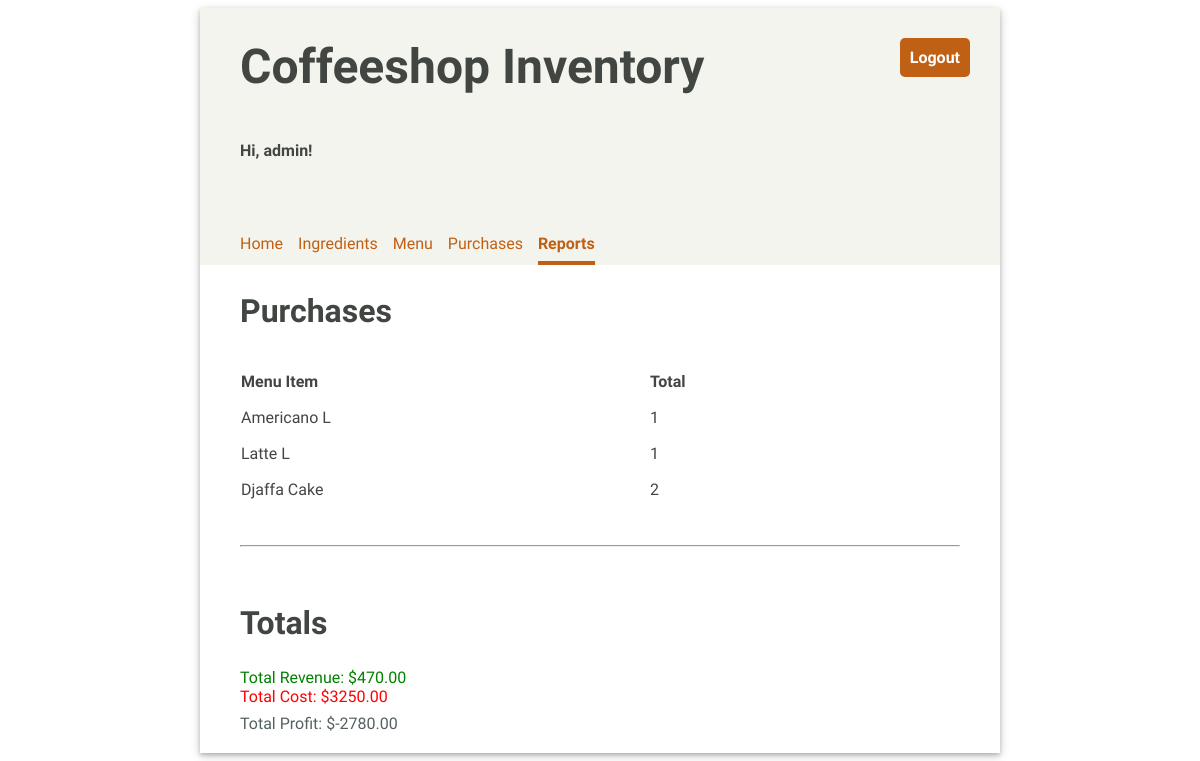
The app's page /reports (signed in), older data.
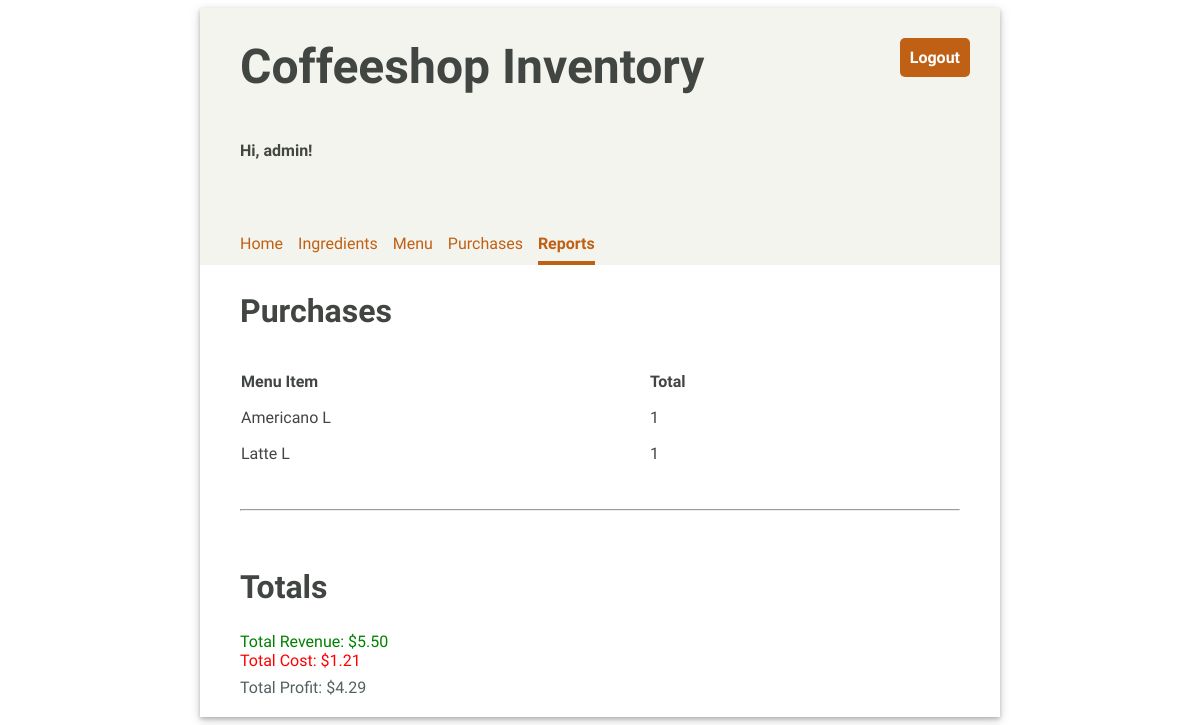
The same page, newer data.
### inventory/models.py (models this page shows, shortened)
class MenuItem(models.Model):
    title = models.CharField(max_length=100, unique=True)
    price = models.FloatField(default=0.00)
    class Meta:
        ordering = ['title']
        verbose_name = 'menu item'

### inventory/views.py (the view)
# urls.py: path('reports', views.ReportView.as_view(), name="reports"),
class ReportView(LoginRequiredMixin, TemplateView):
    template_name = "inventory/reports.html"
    def get_context_data(self, **kwargs):
        context = super().get_context_data(**kwargs)
        context["purchases"] = Purchase.objects.all()
        revenue = Purchase.objects.aggregate(revenue=Sum("menu_item__price"))["revenue"]
        total_cost = 0
        items_count = {}
        for purchase in context["purchases"]:
            items_count[purchase.menu_item.title] = items_count.get(purchase.menu_item.title, 0)+1
            for recipe_requirement in purchase.menu_item.recipe_set.all():
                total_cost += recipe_requirement.ingredient.unit_price * recipe_requirement.quantity
        context['item_total'] = items_count
        context["revenue"] = revenue
        context["total_cost"] = total_cost
        if revenue:
            context["profit"] = revenue - total_cost
        return context

### inventory/templates/inventory/reports.html (shortened to what this page needs)
{% extends 'base.html' %}
{% load static %}
{% block content %}
    <h2>Purchases</h2>
    <table class="inventory-table">
        <thead>
            <tr>
                <th>Menu Item</th>
                <th>Total</th>
            </tr>
        </thead>
        <tbody>
        {% for title, nums in item_total.items %}
            <tr>
                <td>{{ title }}</td>
                <td>{{ nums }}</td>
            </tr>
        {% endfor %}
        </tbody>
    </table>
    <hr/>
    <h2>Totals</h2>
    <div style="color: green;">Total Revenue: ${{ revenue|stringformat:".2f" }}</div>
    <div style="color: red;">Total Cost: ${{ total_cost|stringformat:".2f" }}</div>
    <div style="color: #536162; margin-top: 0.5em;">Total Profit: ${{ profit|stringformat:".2f" }}</div>
{% endblock %}

Row changes from the older to the newer data that the page shows:
no longer on this page (row edited): MenuItem: item_total "Djaffa Cake"
Text that changed along with them:
{{ revenue|stringformat:".2f" }}: "470.00" → "5.50"
{{ total_cost|stringformat:".2f" }}: "3250.00" → "1.21"
{{ profit|stringformat:".2f" }}: "-2780.00" → "4.29"
list line gone: "2"
